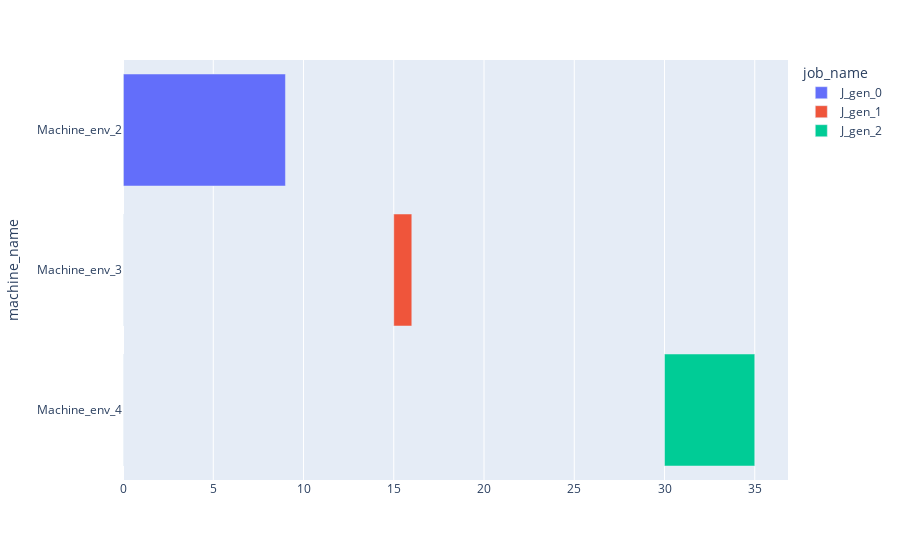

Notebook code for this chart:
### Code cell
fig = dispatcher.draw_gantt_chart(use_custom_proc_station_id=False, sort_by_proc_station=True)

### Figure 1 — Plotly figure (JSON) as saved in the notebook; plotly's stock layout.template omitted (floating-point values rounded to 4 significant figures)
{"data": [{"alignmentgroup": "True", "base": [0, 0, 0], "hovertemplate": "job_name=J_gen_0<br>start_time=%{base}<br>end_time=%{x}<br>machine_name=%{y}<extra></extra>", "legendgroup": "J_gen_0", "marker": {"color": "#636efa", "pattern": {"shape": ""}}, "name": "J_gen_0", "offsetgroup": "J_gen_0", "orientation": "h", "showlegend": true, "textposition": "auto", "type": "bar", "x": [9, 0, 0], "xaxis": "x", "y": ["Machine_env_2", "Machine_env_3", "Machine_env_4"], "yaxis": "y"}, {"alignmentgroup": "True", "base": [0, 15, 0], "hovertemplate": "job_name=J_gen_1<br>start_time=%{base}<br>end_time=%{x}<br>machine_name=%{y}<extra></extra>", "legendgroup": "J_gen_1", "marker": {"color": "#EF553B", "pattern": {"shape": ""}}, "name": "J_gen_1", "offsetgroup": "J_gen_1", "orientation": "h", "showlegend": true, "textposition": "auto", "type": "bar", "x": [0, 1, 0], "xaxis": "x", "y": ["Machine_env_2", "Machine_env_3", "Machine_env_4"], "yaxis": "y"}, {"alignmentgroup": "True", "base": [0, 0, 30], "hovertemplate": "job_name=J_gen_2<br>start_time=%{base}<br>end_time=%{x}<br>machine_name=%{y}<extra></extra>", "legendgroup": "J_gen_2", "marker": {"color": "#00cc96", "pattern": {"shape": ""}}, "name": "J_gen_2", "offsetgroup": "J_gen_2", "orientation": "h", "showlegend": true, "textposition": "auto", "type": "bar", "x": [0, 0, 5], "xaxis": "x", "y": ["Machine_env_2", "Machine_env_3", "Machine_env_4"], "yaxis": "y"}], "layout": {"barmode": "overlay", "legend": {"title": {"text": "job_name"}, "tracegroupgap": 0}, "margin": {"t": 60}, "xaxis": {"anchor": "y", "domain": [0, 1], "type": "linear"}, "yaxis": {"anchor": "x", "autorange": "reversed", "domain": [0, 1], "title": {"text": "machine_name"}, "type": "category"}}}
